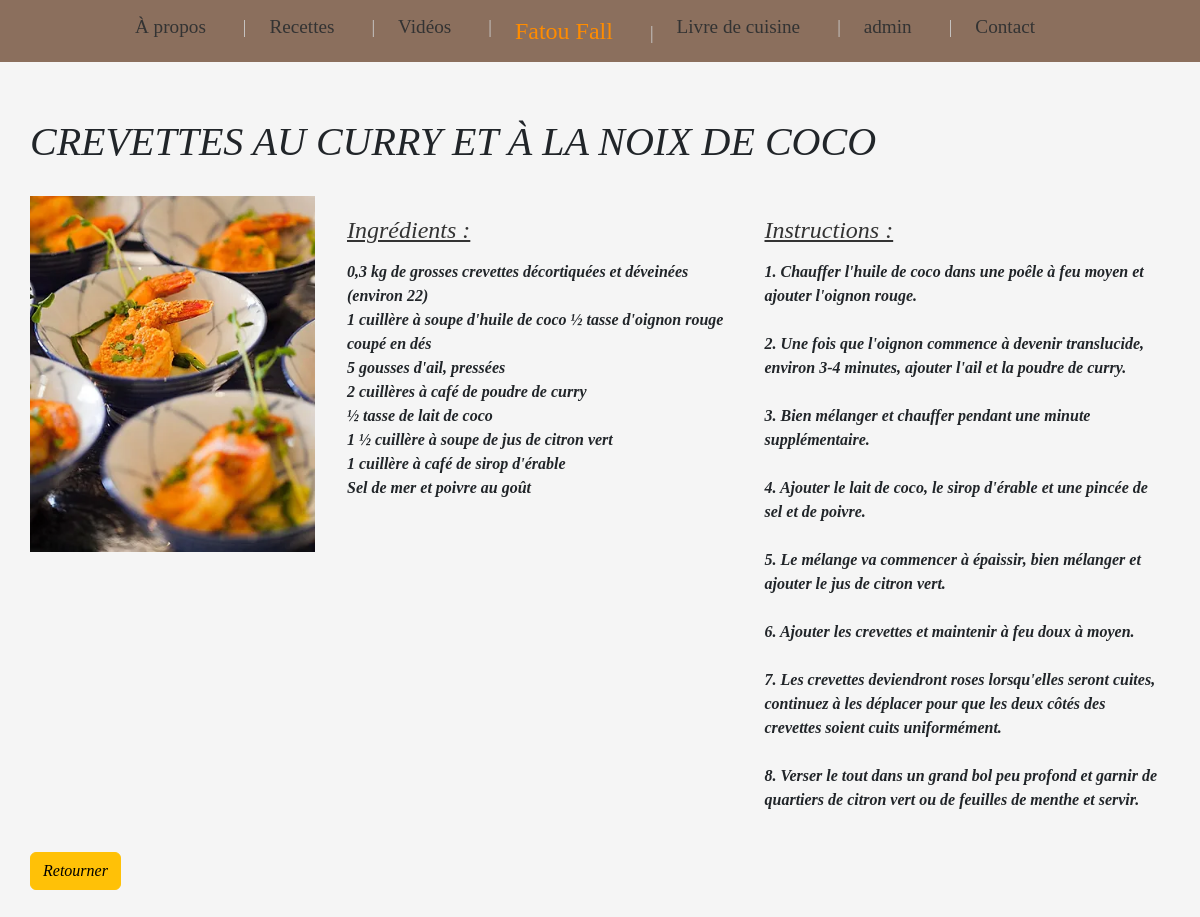
The page /articles/5/ on the database its author committed.
### articles/models.py (models this page shows, shortened)
class Article(models.Model):
    titre = models.CharField(max_length=150)
    resume = models.CharField(max_length=2000)
    contenu = models.TextField(blank=True)
    auteur = models.ForeignKey(User, on_delete=models.SET_NULL, null=True, blank=True)  # Changez ici
    date_pub = models.DateTimeField(auto_now_add=True)
    image = models.ImageField(upload_to='media/images/', blank=True, null=True) # Nouveau champ image

### articles/views.py (the view)
# urls.py: path('articles/<int:id>/', article_detail_view, name='article-detail'),  # URL pour les détails de l'article
def article_detail_view(request, id):
    article = get_object_or_404(Article, id=id)  # Récupère l'article par ID
    return render(request, 'article_detail.html', {'article': article})  # Passe l'article au template

### templates/article_detail.html (shortened to what this page needs)
<!DOCTYPE html>
<html lang="en">
<head>
    <link href="https://cdn.jsdelivr.net/npm/bootstrap@5.3.3/dist/css/bootstrap.min.css" rel="stylesheet">
    {% load static %}
    <link href="{% static 'css/styles.css' %}" rel="stylesheet">
</head>
<body style="background-color: whitesmoke; padding-top: 10px;">
    <nav class="navbar navbar-expand-lg fixed-top" style="background-color: #8b6f5d;">
        <div class="container-fluid">
            <div class="collapse navbar-collapse justify-content-center" id="navbarNav">
                <ul class="navbar-nav">
                    <li class="nav-item">
                        <a class="nav-link" href="/Apropos">À propos</a>
                    </li>
                    <li class="nav-item">
                        <a class="nav-link" href="/recettes">Recettes</a>
                    </li>
                    <li class="nav-item">
                        <a class="nav-link" href="/videos">Vidéos</a>
                    </li>
                    <li class="nav-item">
                        <a class="nav-link center-link" href="/">Fatou Fall</a>
                    </li>
                    <li class="nav-item">
                        <a class="nav-link" href="/livreDeCuisine">Livre de cuisine</a>
                    </li>
                    <li class="nav-item">
                        <a class="nav-link" href="/useradmin">admin</a>
                    </li>
                    <li class="nav-item">
                        <a class="nav-link" href="/contact">Contact</a>
                    </li>
                </ul>
            </div>
        </div>
    </nav>
    <div class="container mt-5 recipe-section">
        <h1>{{ article.titre }}</h1>
        <img src="{{ article.image.url }}" alt="{{ article.titre }}" class="recipe-image">
        <div class="row">
            <div class="col-md-6 ingredients">
                <h2 style="text-decoration: underline; font-family: area;">Ingrédients :</h2>
                <p  style="font-family: area; white-space: pre-line;">{{ article.resume }}</p>
            </div>
            <div class="col-md-6 instructions">
                <h2 style="text-decoration: underline; font-family: area;" >Instructions :</h2>
                <p style="font-family: area; white-space: pre-line;">{{ article.contenu }}</p>
            </div>
        </div>
        <a href="{% url 'article-list' %}" class="btn btn-warning mt-4">Retourner</a>
    </div>
</body>
</html>

### static/css/styles.css (style rules this page uses)
.navbar { background-color: whitesmoke; margin-bottom: 0; }
.navbar-nav .nav-item { margin-left: auto ; margin-right: 15px; }
.navbar-nav .nav-link { display: inline-flex; align-items: center; justify-content: center; background-color: transparent; border-radius: 50%; color: black; font-size: 1rem; padding: 5px; margin-right: 10px; transition: background-color 0.3s ease; }
.navbar-nav .nav-item:not(:last-child)::after { content: "|"; margin-left: 10px; color: #ccc; font-size: 18px; }
.navbar-nav .nav-item .nav-link { margin-right: 15px; }
body { background-color: #8B6F5D; }
.navbar-nav .nav-link { font-family: 'Pacifico', cursive; font-size: 1.2rem; color: #333; }
.navbar-nav .center-link { font-size: 1.5rem; color: #ff8c00; }
body { background-color: #8b6f5d; }
.navbar-nav .nav-link { font-family: "Pacifico", cursive; font-size: 1.2rem; color: #333; }

### templates/article_detail.html (style rules this page uses)
body { background-color: whitesmoke; font-family: 'Pacifico', cursive; }
.navbar-nav .nav-link { font-size: 1.2rem; color: #333; }
.navbar-nav .center-link { font-size: 1.5rem; color: #ff8c00; }
.recipe-section { padding: 60px 0; text-align: left; background-color: whitesmoke; font-style: italic; font-weight: bold; }
.recipe-section h1 { margin-bottom: 30px; }
.ingredients, .instructions { text-align: left; margin-top: 20px; }
.ingredients h2, .instructions h2 { font-size: 1.5rem; color: #333; margin-bottom: 15px; }
.recipe-image { width: 25%; height: auto; object-fit: cover; margin-bottom: 20px; float: left; margin-right: 20px; }

### rows shown on the page
Article: titre "CREVETTES AU CURRY ET À LA NOIX DE COCO", image (picture), resume "0,3 kg de grosses crevettes décortiquées et déveinées (environ 22) 1 cuillère à soupe d'huile de coco ½ tasse d'oignon rouge coupé en dés 5 gousses d'ail, pressées 2 cuillères à café de poudre de curry ½ tasse de lait de coco 1 ½ cuillère à soupe de jus de citron vert 1 cuillère à café de sirop d'érable Sel de mer et poivre au goût", contenu "1. Chauffer l'huile de coco dans une poêle à feu moyen et ajouter l'oignon rouge. 2. Une fois que l'oignon commence à devenir translucide, environ 3-4 minutes, ajouter l'ail et la poudre de curry. 3. Bien mélanger et chauffer pendant une minute supplémentaire. 4. Ajouter le lait de coco, le sirop d'érable et une pincée de sel et de poivre. 5. Le mélange va commencer à épaissir, bien mélanger et ajouter le jus de citron vert. 6. Ajouter les crevettes et maintenir à feu doux à moyen. 7. Les crevettes deviendront roses lorsqu'elles seront cuites, continuez à les déplacer pour que les deux côtés des crevettes soient cuits uniformément. 8. Verser le tout dans un grand bol peu profond et garnir…"
